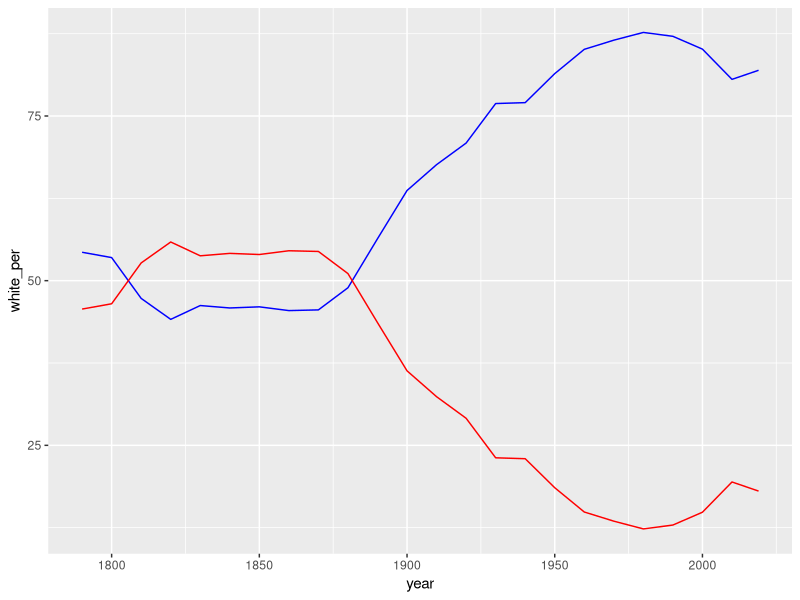
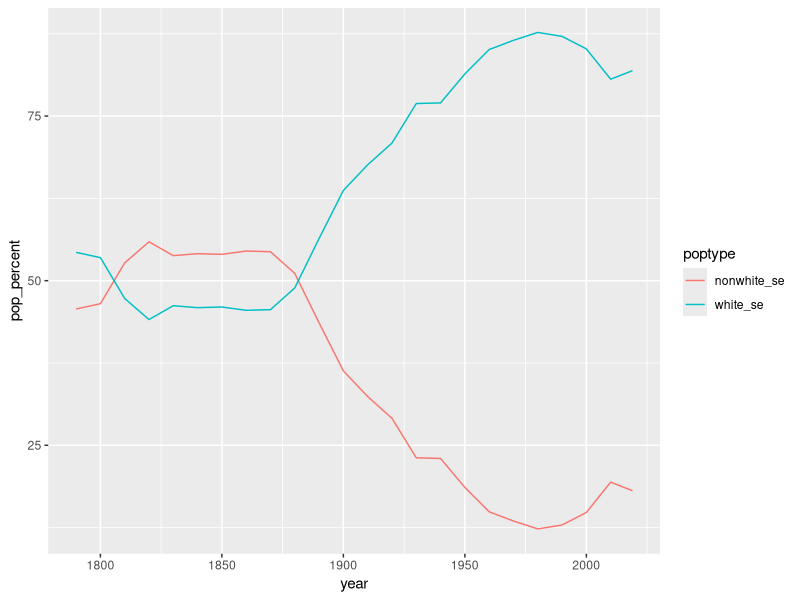

Here is the R script that generated these plots, in order:
library(tidyverse)
library(readxl)

#setwd("~/Box Sync/mpc/dataForDemocracy/albequity_profile/")
setwd("/Volumes/GoogleDrive/My Drive/Equity Center/Github/albequity_profile")


albco <- read_excel("data/albco_profile_raceovertime.xlsx")

ggplot(albco, aes(x = year, y = white_per)) + 
  geom_line(color = "blue") + 
  geom_line(aes(y = nonwhite_per), color = "red")

albco_long <- albco %>% 
  select(-c(white_per, nonwhite_per)) %>% 
  pivot_longer(-c(year, total_wcc, total_se), names_to = "poptype", values_to = "pop") %>% 
  mutate(pop_percent = round((pop/total_se)*100,1))

ggplot(albco_long, aes(x = year, y = pop_percent, color = poptype)) +
  geom_line()
